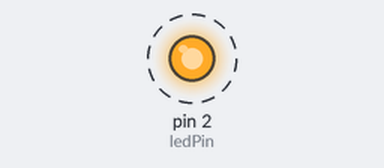
Simulated run of this sketch. Board: Arduino Uno, built with avr-gcc and run on an emulated ATmega328P. Shown: output pins drawn as LEDs (lit = HIGH). Dashed ring = blinking.

Above: at 0.4 s.
Timing chart, 0 to 3.7 s (numbered marks = the images above):
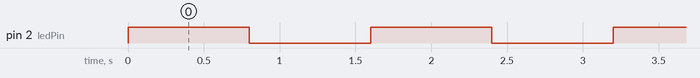

Measured:
- by itself, pin 2 (ledPin): alternates HIGH for 0.80 s and LOW for 0.80 s

The sketch:

Circuit_11_.ino
```cpp
int ledPin = 2;
void setup() {
pinMode(ledPin,OUTPUT);
  }

void loop() {
digitalWrite(ledPin,OUTPUT);
delay(800);
digitalWrite(ledPin,LOW);
delay(800);
}
```
